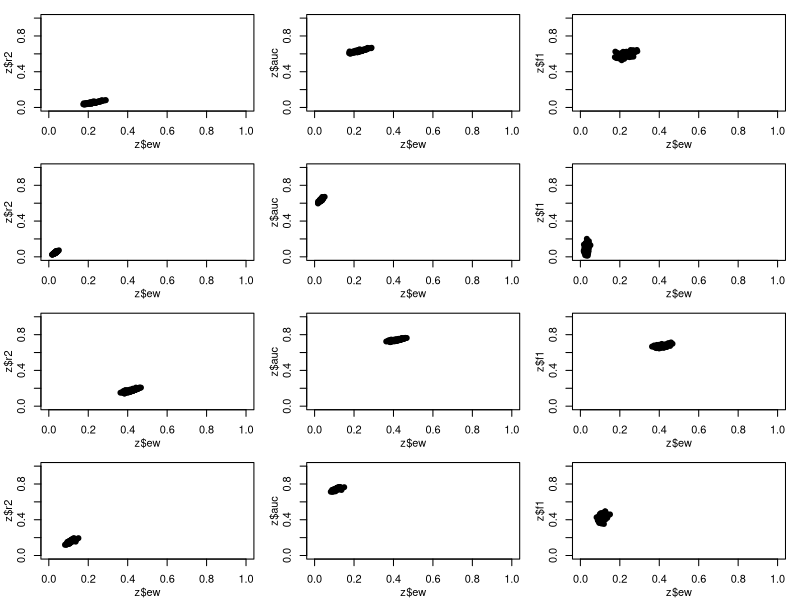

Generate this figure with R:
simdata<-function(N,b0,b1,b2) {
    gen.data<-function(x,z,b0=0,b1=.5,b2=1) {
        k<-exp(b0+b1*x+b2*z)
        #k<-exp(.3+.5*x+.2*z)
        p<-k/(1+k)
        y<-rbinom(length(x),1,p)
        y
    }
    ##
    x<-rnorm(N)
    z<-rnorm(N)
    train<-data.frame(x=x,y=gen.data(x,b0=b0,b1=b1,b2=b2,z=z),z=z)
    x<-rnorm(N)
    z<-rnorm(N)
    test<-data.frame(x=x,y=gen.data(x,b0=b0,b1=b1,b2=b2,z=z),z=z)
    list(train=train,test=test,b0=b0,b1=b1,b2=b2)
}

set.seed(10101010)
b0L<-c(0,1)
b1L<-c(.5,1)
b2<-0
z<-expand.grid(b0L,b1L,b2)
dat<-list()
for (i in 1:nrow(z)) {
    tmp<-list()
    for (j in 1:100) tmp[[j]]<-simdata(N=2000,b0=z[i,1],b1=z[i,2],b2=z[i,3])
    dat[[i]]<-tmp
}


simfun<-function(df.tr,df.test,fm1,fm2) {
    ll<-function(x,p) {
        z<-log(p)*x+log(1-p)*(1-x)
        z<-sum(z)/length(z)
        exp(z)
    }    
    f<-function(p,a) abs(p*log(p)+(1-p)*log(1-p)-log(a))
    ##
    m0<-glm(fm1,df.tr,family="binomial") #baseline
    m1<-glm(fm2,df.tr,family="binomial")
    prev<-mean(df.tr$y)
    #get predictions in new data
    y<-df.test$y
    p0<-predict(m0,type="response",data.frame(x=df.test$x,z=df.test$z))
    p1<-predict(m1,type="response",data.frame(x=df.test$x,z=df.test$z))
    a0<-ll(x=y,p=p0)
    a1<-ll(x=y,p=p1)
    print(c(a0,a1))
    coin0<-nlminb(.5,f,lower=0.001,upper=.999,a=a0)$par
    coin1<-nlminb(.5,f,lower=0.001,upper=.999,a=a1)$par
    ##the single-blind bet
    ew<-(coin1-coin0)/coin0
    ##r2
    r2<-1-sum((y-p1)^2)/sum((y-mean(df.tr$y))^2)
    r2.0<-1-sum((y-p0)^2)/sum((y-mean(df.tr$y))^2)
    r2.del<-(r2-r2.0)/r2.0
    ##auc
    library(pROC)
    #ro<-roc(y,p1)
    au<-pROC::auc(response=y,predictor=p1)
    ro0<-roc(y,p0)
    au.del<-(au-auc(ro0))/auc(ro0)
    ##f1
    library(MLmetrics)
    pred<-ifelse(p1>.5,1,0)
    if (length(unique(pred))==1) f1<-NA else f1<-F1_Score(y_pred=pred, y_true=y)
    ##
    tr<-list(prev=prev,ew=ew,
             #ew2=ew2,
             r2=r2,
             r2.del=r2.del,
             auc=au,
             auc.del=au.del,
             f1=f1
             )
    unlist(tr)
}

x<-list()
for (i in 1:length(dat)) {
    r1<-list()
    for (j in 1:length(dat[[i]])) r1[[paste(dat[[i]][[j]]$b0,dat[[i]][[j]]$b1,j)]]<-simfun(df.tr=dat[[i]][[j]]$train,df.test=dat[[i]][[j]]$test,fm1="y~1",fm2="y~x")
    x[[i]]<-do.call("rbind",r1)
}

par(mfrow=c(4,3),mar=c(3,3,1,1),mgp=c(2,1,0),oma=rep(.1,4),pch=19)
for (i in 1:length(x)) {
    z<-data.frame(x[[i]])
    plot(z$ew,z$r2,xlim=c(0,1),ylim=c(0,1))
    plot(z$ew,z$auc,xlim=c(0,1),ylim=c(0,1))
    plot(z$ew,z$f1,xlim=c(0,1),ylim=c(0,1))
}
